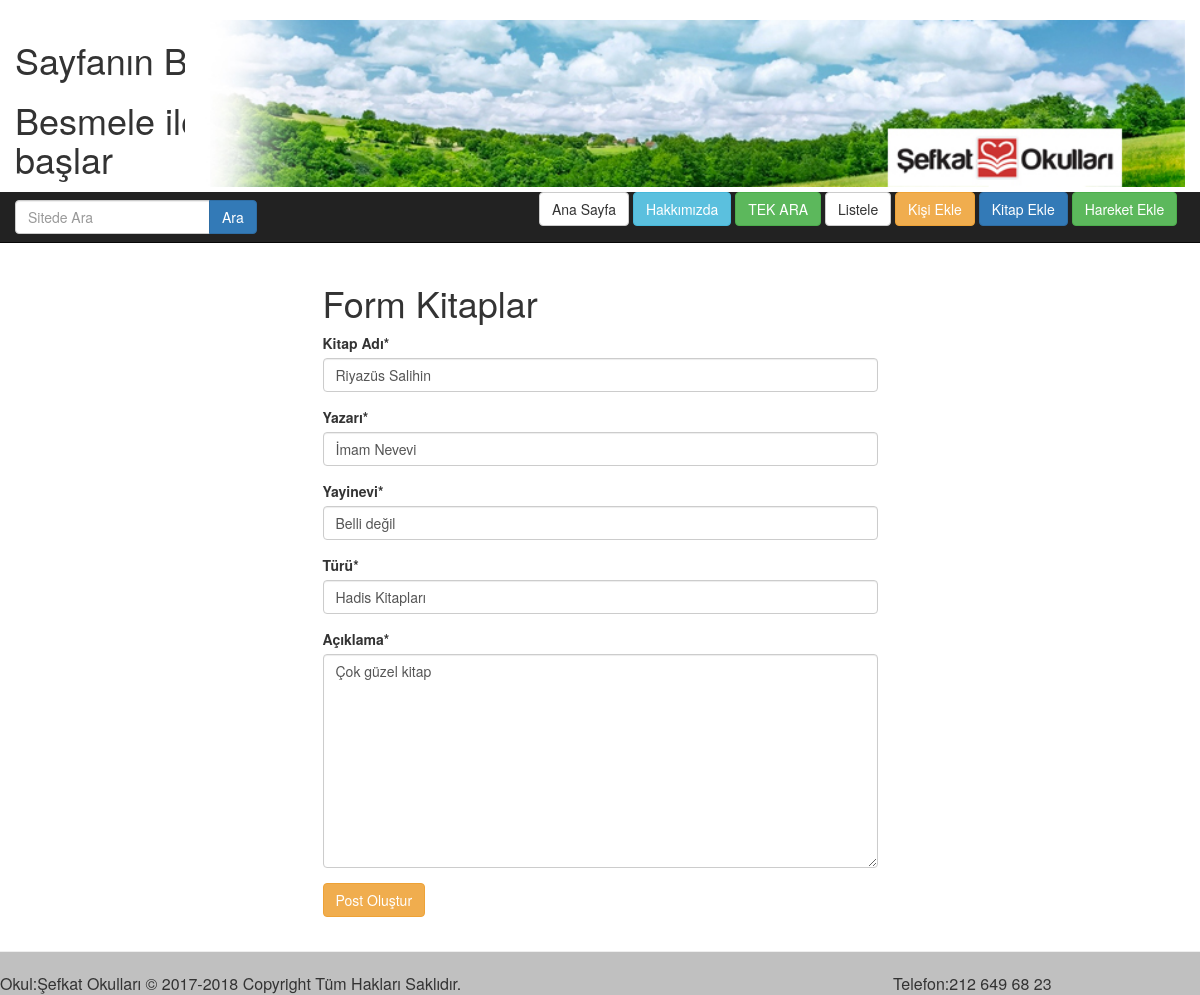
/riyazus-salihin/kitap_update/ (signed in), run on the app's committed database.
### post/models.py (models this page shows, shortened)
class Kitaplar(models.Model):
    kitapadi = models.CharField(max_length=60, verbose_name='Kitap Adı')
    yazari = models.CharField(max_length=60, verbose_name='Yazarı')
    yayinevi = models.CharField(max_length=60, verbose_name='Yayinevi')
    turu = models.CharField(max_length=60, verbose_name='Türü')
    aciklama  = models.TextField(verbose_name='Açıklama')
    slug = models.SlugField(unique=True, editable=False, max_length=70)
    class Meta:                           # Adminde Kitaplars yerine Kitaplar gözükür
        verbose_name_plural = 'Kitaplar'

### post/views.py (the view)
# urls.py: url(r'^(?P<slug>[\w-]+)/kitap_update/$', kitap_update, name="kitap_update"),
def kitap_update(request, slug):
    if not request.user.is_authenticated():
        return Http404()
    kitap = get_object_or_404(Kitaplar, slug=slug)
    form = KitapForm(request.POST or None, request.FILES or None, instance=kitap)
    if form.is_valid():
        form.save()
        messages.success(request, "Başarılı bir şekilde güncellediniz.")
        return HttpResponseRedirect(kitap.get_absolute_url())
    context = {
        'form': form
    }
    return render(request, "form_kitap.html", context)

### post/forms.py
class KitapForm(forms.ModelForm):
    class Meta:
       model=Kitaplar
       fields = [
           'kitapadi',
           'yazari',
           'yayinevi',
           'turu',
           'aciklama',
       ]

### templates/form_kitap.html (shortened to what this page needs)
{% extends 'header.html' %}
{% load crispy_forms_tags %}
{% block orta %}
    <div class="container">
        <div class="row">
            <div class="col-md-6 col-md-offset-3">
                <h1>Form Kitaplar</h1>
                <form method="POST" enctype="multipart/form-data">
                    {{ form|crispy }}
                    <input class="btn btn-warning" type="submit" value="Post Oluştur">
                </form>
            </div>
        </div>
    </div>
{% endblock orta %}

### data on the page
Kitaplar: kitapadi "Riyazüs Salihin", yazari "İmam Nevevi", yayinevi "Belli değil", turu "Hadis Kitapları", aciklama "Çok güzel kitap"
